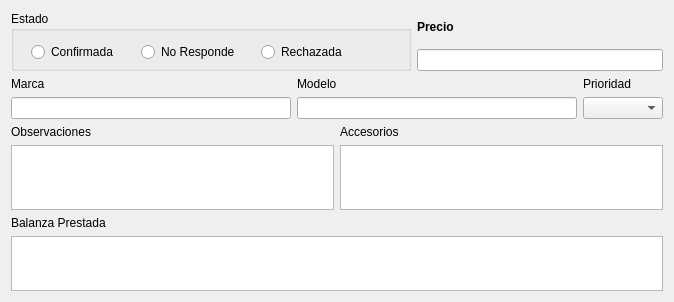
<?xml version="1.0" encoding="UTF-8"?>
<ui version="4.0">
 <class>Confirmar_balanza</class>
 <widget class="QWidget" name="Confirmar_balanza">
  <property name="geometry">
   <rect>
    <x>0</x>
    <y>0</y>
    <width>674</width>
    <height>302</height>
   </rect>
  </property>
  <property name="windowTitle">
   <string>Form</string>
  </property>
  <property name="styleSheet">
   <string notr="true">QVBoxLayout#precioLayout { color:blue}</string>
  </property>
  <layout class="QHBoxLayout" name="horizontalLayout_4">
   <item>
    <layout class="QVBoxLayout" name="verticalLayout_8">
     <item>
      <layout class="QHBoxLayout" name="horizontalLayout_3">
       <item>
        <widget class="QGroupBox" name="groupBox">
         <property name="minimumSize">
          <size>
           <width>400</width>
           <height>60</height>
          </size>
         </property>
         <property name="styleSheet">
          <string notr="true"/>
         </property>
         <property name="title">
          <string>Estado</string>
         </property>
         <widget class="QRadioButton" name="rbConfirmada">
          <property name="geometry">
           <rect>
            <x>20</x>
            <y>30</y>
            <width>117</width>
            <height>22</height>
           </rect>
          </property>
          <property name="text">
           <string>Confirmada</string>
          </property>
         </widget>
         <widget class="QRadioButton" name="rbNoResponde">
          <property name="geometry">
           <rect>
            <x>130</x>
            <y>30</y>
            <width>117</width>
            <height>22</height>
           </rect>
          </property>
          <property name="text">
           <string>No Responde</string>
          </property>
         </widget>
         <widget class="QRadioButton" name="rbRechazada">
          <property name="geometry">
           <rect>
            <x>250</x>
            <y>30</y>
            <width>117</width>
            <height>22</height>
           </rect>
          </property>
          <property name="text">
           <string>Rechazada</string>
          </property>
         </widget>
        </widget>
       </item>
       <item>
        <layout class="QVBoxLayout" name="precioLayout">
         <item>
          <widget class="QLabel" name="label_7">
           <property name="minimumSize">
            <size>
             <width>100</width>
             <height>0</height>
            </size>
           </property>
           <property name="styleSheet">
            <string notr="true">font: bold;
</string>
           </property>
           <property name="text">
            <string>Precio</string>
           </property>
          </widget>
         </item>
         <item>
          <widget class="QLineEdit" name="lePrecio">
           <property name="sizePolicy">
            <sizepolicy hsizetype="MinimumExpanding" vsizetype="Fixed">
             <horstretch>0</horstretch>
             <verstretch>0</verstretch>
            </sizepolicy>
           </property>
           <property name="minimumSize">
            <size>
             <width>100</width>
             <height>0</height>
            </size>
           </property>
           <property name="readOnly">
            <bool>true</bool>
           </property>
          </widget>
         </item>
        </layout>
       </item>
      </layout>
     </item>
     <item>
      <layout class="QHBoxLayout" name="horizontalLayout">
       <item>
        <layout class="QVBoxLayout" name="verticalLayout">
         <item>
          <widget class="QLabel" name="label">
           <property name="text">
            <string>Marca</string>
           </property>
          </widget>
         </item>
         <item>
          <widget class="QLineEdit" name="leMarca">
           <property name="readOnly">
            <bool>true</bool>
           </property>
          </widget>
         </item>
        </layout>
       </item>
       <item>
        <layout class="QVBoxLayout" name="verticalLayout_2">
         <item>
          <widget class="QLabel" name="label_2">
           <property name="text">
            <string>Modelo</string>
           </property>
          </widget>
         </item>
         <item>
          <widget class="QLineEdit" name="leModelo">
           <property name="readOnly">
            <bool>true</bool>
           </property>
          </widget>
         </item>
        </layout>
       </item>
       <item>
        <layout class="QVBoxLayout" name="verticalLayout_5">
         <item>
          <widget class="QLabel" name="label_3">
           <property name="text">
            <string>Prioridad</string>
           </property>
          </widget>
         </item>
         <item>
          <widget class="QComboBox" name="cbPrioridad">
           <property name="minimumSize">
            <size>
             <width>80</width>
             <height>0</height>
            </size>
           </property>
           <property name="editable">
            <bool>false</bool>
           </property>
          </widget>
         </item>
        </layout>
       </item>
      </layout>
     </item>
     <item>
      <layout class="QHBoxLayout" name="horizontalLayout_2">
       <item>
        <layout class="QVBoxLayout" name="verticalLayout_3">
         <item>
          <widget class="QLabel" name="label_4">
           <property name="text">
            <string>Observaciones</string>
           </property>
          </widget>
         </item>
         <item>
          <widget class="QPlainTextEdit" name="pteObservaciones">
           <property name="sizePolicy">
            <sizepolicy hsizetype="Expanding" vsizetype="MinimumExpanding">
             <horstretch>0</horstretch>
             <verstretch>0</verstretch>
            </sizepolicy>
           </property>
           <property name="minimumSize">
            <size>
             <width>0</width>
             <height>30</height>
            </size>
           </property>
           <property name="readOnly">
            <bool>true</bool>
           </property>
          </widget>
         </item>
        </layout>
       </item>
       <item>
        <layout class="QVBoxLayout" name="verticalLayout_4">
         <item>
          <widget class="QLabel" name="label_5">
           <property name="text">
            <string>Accesorios</string>
           </property>
          </widget>
         </item>
         <item>
          <widget class="QPlainTextEdit" name="pteAccesorios">
           <property name="sizePolicy">
            <sizepolicy hsizetype="Expanding" vsizetype="MinimumExpanding">
             <horstretch>0</horstretch>
             <verstretch>0</verstretch>
            </sizepolicy>
           </property>
           <property name="minimumSize">
            <size>
             <width>0</width>
             <height>30</height>
            </size>
           </property>
           <property name="readOnly">
            <bool>true</bool>
           </property>
          </widget>
         </item>
        </layout>
       </item>
      </layout>
     </item>
     <item>
      <layout class="QVBoxLayout" name="verticalLayout_6">
       <item>
        <widget class="QLabel" name="label_6">
         <property name="sizePolicy">
          <sizepolicy hsizetype="Preferred" vsizetype="Minimum">
           <horstretch>0</horstretch>
           <verstretch>0</verstretch>
          </sizepolicy>
         </property>
         <property name="text">
          <string>Balanza Prestada</string>
         </property>
        </widget>
       </item>
       <item>
        <widget class="QTableView" name="tableView">
         <property name="sizePolicy">
          <sizepolicy hsizetype="Expanding" vsizetype="Minimum">
           <horstretch>0</horstretch>
           <verstretch>0</verstretch>
          </sizepolicy>
         </property>
         <property name="maximumSize">
          <size>
           <width>16777215</width>
           <height>55</height>
          </size>
         </property>
         <property name="editTriggers">
          <set>QAbstractItemView::NoEditTriggers</set>
         </property>
         <property name="tabKeyNavigation">
          <bool>false</bool>
         </property>
         <property name="showDropIndicator" stdset="0">
          <bool>false</bool>
         </property>
         <property name="dragDropOverwriteMode">
          <bool>false</bool>
         </property>
         <property name="selectionMode">
          <enum>QAbstractItemView::NoSelection</enum>
         </property>
         <attribute name="horizontalHeaderCascadingSectionResizes">
          <bool>true</bool>
         </attribute>
         <attribute name="verticalHeaderVisible">
          <bool>false</bool>
         </attribute>
        </widget>
       </item>
      </layout>
     </item>
    </layout>
   </item>
  </layout>
  <zorder></zorder>
 </widget>
 <resources/>
 <connections/>
</ui>
